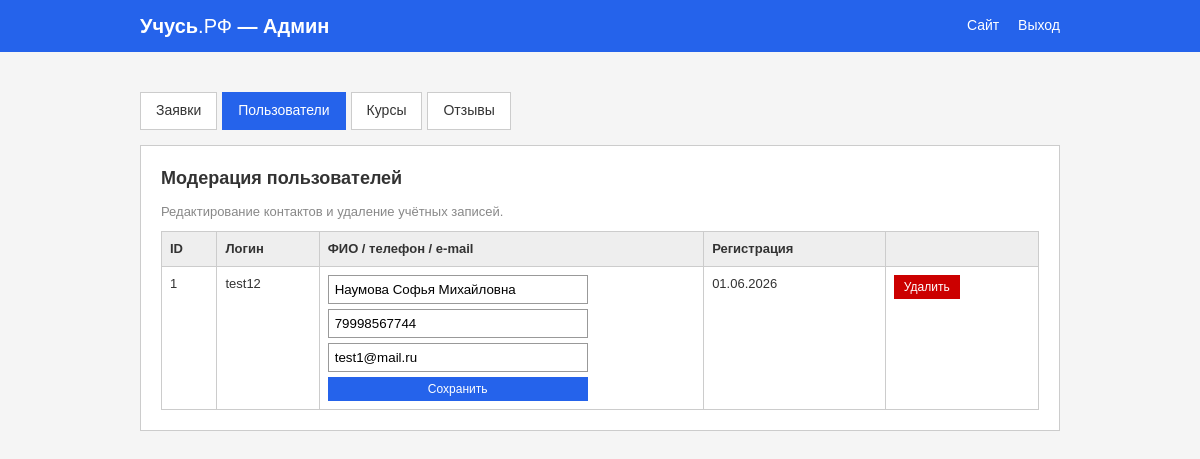
/admin.php?tab=users (signed in), run on the app's committed database.
### tables this page shows
CREATE TABLE `users` (
  `id` int NOT NULL,
  `login` varchar(50) NOT NULL,
  `password` varchar(255) NOT NULL,
  `fio` varchar(200) NOT NULL,
  `phone` varchar(20) NOT NULL,
  `email` varchar(100) NOT NULL,
  `created_at` datetime DEFAULT CURRENT_TIMESTAMP
);

### config.php (called while the page is built, shortened)
<?php
function h($s) {
    return htmlspecialchars($s ?? '', ENT_QUOTES, 'UTF-8');
}

### admin/users.php (the view, shortened to what this page needs)
<?php
$users = mysqli_query($conn, 'SELECT id, login, fio, phone, email, created_at FROM users ORDER BY id DESC');
?>
<h2>Модерация пользователей</h2>
<p class="muted">Редактирование контактов и удаление учётных записей.</p>
<table class="data-table">
    <thead>
        <tr>
            <th>ID</th>
            <th>Логин</th>
            <th>ФИО / телефон / e-mail</th>
            <th>Регистрация</th>
            <th></th>
        </tr>
    </thead>
    <tbody>
    <?php while ($u = mysqli_fetch_assoc($users)): ?>
        <tr>
            <td><?= (int)$u['id'] ?></td>
            <td><?= h($u['login']) ?></td>
            <td>
                <form method="post" class="stack-form">
                    <input type="text" name="fio" value="<?= h($u['fio']) ?>" placeholder="ФИО">
                    <input type="text" name="phone" value="<?= h($u['phone']) ?>" placeholder="Телефон">
                    <input type="email" name="email" value="<?= h($u['email']) ?>" placeholder="E-mail">
                    <button type="submit" class="btn btn-sm">Сохранить</button>
                </form>
            </td>
            <td><?= date('d.m.Y', strtotime($u['created_at'])) ?></td>
            <td>
                <form method="post" onsubmit="return confirm('Удалить пользователя и все его заявки?');">
                    <button type="submit" class="btn btn-danger btn-sm">Удалить</button>
                </form>
            </td>
        </tr>
    <?php endwhile; ?>
    </tbody>
</table>

### css/style.css (style rules this page uses)
* { box-sizing: border-box; margin: 0; padding: 0; }
body { font-family: Arial, sans-serif; font-size: 14px; background: #f5f5f5; color: #333; min-width: 1024px; line-height: 1.4; }
h2 { margin-bottom: 12px; font-size: 18px; }
.muted { color: #888; font-size: 13px; }
.btn { display: inline-block; padding: 10px 18px; background: #2563eb; color: #fff; border: none; cursor: pointer; text-decoration: none; font-size: 14px; }
.btn-sm { padding: 5px 10px; font-size: 12px; }
.btn-danger { background: #c00; }
.data-table { width: 100%; border-collapse: collapse; margin-top: 10px; font-size: 13px; }
.data-table th, .data-table td { border: 1px solid #ccc; padding: 8px; text-align: left; vertical-align: top; }
.data-table th { background: #eee; }
.admin-body { background: #f5f5f5; }
.stack-form { display: flex; flex-direction: column; gap: 5px; max-width: 260px; }
.stack-form input, .stack-form select { padding: 6px; border: 1px solid #999; }

### data on the page
users: id "1", login "test12", fio "Наумова Софья Михайловна", phone "79998567744", email "test1@mail.ru", created_at "01.06.2026"
